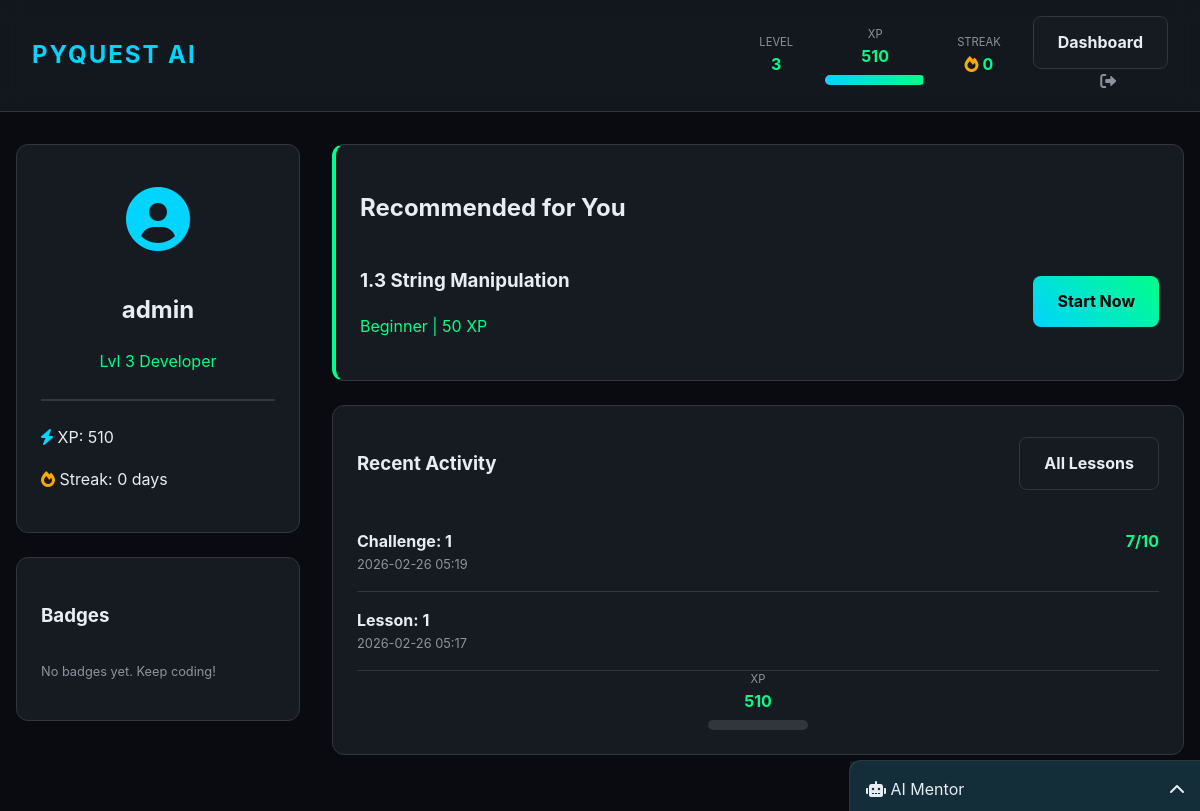
The app's page /dashboard (signed in) with its own data.
### models/user.py (models this page shows, shortened)
class User(UserMixin, db.Model):
    __tablename__ = 'users'
    id = db.Column(db.Integer, primary_key=True)
    username = db.Column(db.String(64), index=True, unique=True, nullable=False)
    email = db.Column(db.String(120), index=True, unique=True, nullable=False)
    password_hash = db.Column(db.String(256))
    xp = db.Column(db.Integer, default=0)
    level = db.Column(db.Integer, default=1)
    streak_days = db.Column(db.Integer, default=0)
    last_completed_at = db.Column(db.DateTime)
    created_at = db.Column(db.DateTime, default=datetime.utcnow)

### models/lesson.py (models this page shows, shortened)
class Lesson(db.Model):
    __tablename__ = 'lessons'
    id = db.Column(db.Integer, primary_key=True)
    title = db.Column(db.String(128), nullable=False)
    content = db.Column(db.Text, nullable=False)
    difficulty = db.Column(db.String(20), default='Beginner') # Beginner, Intermediate, Advanced
    order = db.Column(db.Integer) # For sequence
    xp_reward = db.Column(db.Integer, default=50)
    challenges = db.relationship('Challenge', backref='lesson', lazy='dynamic')

### models/progress.py (models this page shows, shortened)
class UserProgress(db.Model):
    __tablename__ = 'user_progress'
    id = db.Column(db.Integer, primary_key=True)
    user_id = db.Column(db.Integer, db.ForeignKey('users.id'), nullable=False)
    item_type = db.Column(db.String(20), nullable=False) # 'lesson' or 'challenge'
    item_id = db.Column(db.Integer, nullable=False)
    completed_at = db.Column(db.DateTime, default=datetime.utcnow)
    score = db.Column(db.Integer) # AI score 1-10
    attempts = db.Column(db.Integer, default=1)
    feedback = db.Column(db.Text)

### routes/auth_routes.py (the view)
@auth_bp.route('/dashboard')
@login_required
def dashboard():
    recommended_lesson = recommendation_service.get_recommendation(current_user)
    recent_activity = UserProgress.query.filter_by(user_id=current_user.id).order_by(UserProgress.completed_at.desc()).limit(5).all()
    user_badges = current_user.badges.all()
    return render_template('dashboard.html',
                           user=current_user,
                           recommended_lesson=recommended_lesson,
                           recent_activity=recent_activity,
                           user_badges=user_badges)

### models/user.py (called while the page is built)
@login.user_loader
def load_user(id):
    return User.query.get(int(id))

### templates/dashboard.html (shortened to what this page needs)
{% extends "base.html" %}
{% block content %}
<div style="display: grid; grid-template-columns: 1fr 3fr; gap: 2rem;">
    <aside>
        <div class="card" style="text-align: center;">
            <div style="font-size: 4rem; color: var(--neon-blue); margin-bottom: 1rem;">
                <i class="fas fa-user-circle"></i>
            </div>
            <h2>{{ user.username }}</h2>
            <p class="difficulty-beginner">Lvl {{ user.level }} Developer</p>
            <hr style="border: 0.5px solid var(--border); margin: 1.5rem 0;">
            <div style="text-align: left;">
                <p><i class="fas fa-bolt" style="color: var(--neon-blue);"></i> XP: {{ user.xp }}</p>
                <p><i class="fas fa-fire" style="color: var(--neon-orange);"></i> Streak: {{ user.streak_days }} days
                </p>
            </div>
        </div>
        <div class="card">
            <h3>Badges</h3>
            <div class="badge-grid" style="grid-template-columns: 1fr 1fr;">
                {% for ub in user_badges %}
                <div class="badge-item" title="{{ ub.badge.description }}">
                    <div class="badge-icon"><i class="{{ ub.badge.icon }}"></i></div>
                    <div style="font-size: 0.7rem;">{{ ub.badge.name }}</div>
                </div>
                {% else %}
                <p style="grid-column: span 2; font-size: 0.8rem; color: var(--text-muted);">No badges yet. Keep coding!
                </p>
                {% endfor %}
            </div>
        </div>
    </aside>
    <main>
        <div class="card" style="border-left: 4px solid var(--neon-green);">
            <h2>Recommended for You</h2>
            {% if recommended_lesson %}
            <div style="display: flex; justify-content: space-between; align-items: center;">
                <div>
                    <h3>{{ recommended_lesson.title }}</h3>
                    <p class="difficulty-{{ recommended_lesson.difficulty.lower() }}">{{ recommended_lesson.difficulty
                        }} | {{ recommended_lesson.xp_reward }} XP</p>
                </div>
                <a href="{{ url_for('lesson.lesson_detail', id=recommended_lesson.id) }}" class="btn btn-primary">Start
                    Now</a>
            </div>
            {% else %}
            <p>You've completed everything! Check back soon.</p>
            {% endif %}
        </div>
        <div class="card">
            <div style="display: flex; justify-content: space-between; align-items: center; margin-bottom: 1rem;">
                <h3>Recent Activity</h3>
                <a href="{{ url_for('lesson.list_lessons') }}" class="btn btn-secondary btn-sm">All Lessons</a>
            </div>
            {% for act in recent_activity %}
            <div
                style="display: flex; justify-content: space-between; padding: 1rem 0; border-bottom: 1px solid var(--border);">
                <div>
                    <strong>{{ act.item_type|capitalize }}: {{ act.item_id }}</strong>
                    <div style="font-size: 0.8rem; color: var(--text-muted);">{{ act.completed_at.strftime('%Y-%m-%d
                        %H:%M') }}</div>
                </div>
                {% if act.score %}
                <div class="stat-value">{{ act.score }}/10</div>
                {% endif %}
            </div>
            {% else %}
            <p style="color: var(--text-muted);">No activity recorded yet. Start your first lesson!</p>
            {% endfor %}
            <div class="stat-item">
                <span class="stat-label">XP</span>
                <span class="stat-value">{{ current_user.xp }}</span>
                {% set next_level_xp = (100 * (current_user.level ** 1.5)) | int %}
                <div class="xp-progress-container" style="width: 100px;">
                </div>
            </div>
        </div>
    </main>
</div>
{% endblock %}

### templates/base.html (shortened to what this page needs)
<!DOCTYPE html>
<html lang="en">
<head>
    <link rel="stylesheet" href="{{ url_for('static', filename='css/styles.css') }}">
    <link rel="stylesheet" href="https://cdnjs.cloudflare.com/ajax/libs/font-awesome/6.0.0/css/all.min.css">
</head>
<body>
    <nav class="navbar">
        <a href="{{ url_for('auth.index') }}" class="nav-logo">PyQuest AI</a>
        {% if current_user.is_authenticated %}
        <div class="nav-stats">
            <div class="stat-item">
                <span class="stat-label">Level</span>
                <span class="stat-value">{{ current_user.level }}</span>
            </div>
            <div class="stat-item">
                <span class="stat-label">XP</span>
                <span class="stat-value">{{ current_user.xp }}</span>
                {% set next_xp = (100 * (current_user.level ** 1.5)) | int %}
                <div class="xp-progress-container" style="width: 100px;">
                    <div class="xp-progress-bar" id="xpBar"
                        style="width: {{ (current_user.xp / next_xp * 100) | int if next_xp > 0 else 0 }}%;"></div>
                </div>
            </div>
            <div class="stat-item">
                <span class="stat-label">Streak</span>
                <span class="stat-value"><i class="fas fa-fire" style="color: var(--neon-orange);"></i> {{
                    current_user.streak_days }}</span>
            </div>
            <div class="stat-item">
                <a href="{{ url_for('auth.dashboard') }}" class="btn btn-secondary btn-sm">Dashboard</a>
                <a href="{{ url_for('auth.logout') }}" style="color: var(--text-muted); margin-left:1rem;"><i
                        class="fas fa-sign-out-alt"></i></a>
            </div>
        </div>
        {% else %}
        <div>
            <a href="{{ url_for('auth.login') }}" class="btn btn-secondary">Login</a>
            <a href="{{ url_for('auth.register') }}" class="btn btn-primary" style="margin-left: 1rem;">Start Quest</a>
        </div>
        {% endif %}
    </nav>
    <div class="container">
        {% block content %}{% endblock %}
    </div>
    {% if current_user.is_authenticated %}
    <div class="mentor-panel" id="mentorPanel">
        <div class="mentor-header" onclick="toggleMentor()">
            <span><i class="fas fa-robot"></i> AI Mentor</span>
            <i class="fas fa-chevron-up" id="mentorChevron"></i>
        </div>
    </div>
    {% endif %}
</body>
</html>

### static/css/styles.css (style rules this page uses)
:root { --bg-dark: #0a0b10; --bg-card: #161b22; --neon-green: #00ff88; --neon-orange: #ffaa00; --neon-red: #ff4d4d; --neon-blue: #00d4ff; --text-main: #e6edf3; --text-muted: #8b949e; --border: #30363d; }
body { background-color: var(--bg-dark); color: var(--text-main); font-family: 'Inter', -apple-system, BlinkMacSystemFont, "Segoe UI", Roboto, sans-serif; margin: 0; padding: 0; line-height: 1.6; }
.navbar { background: rgba(22, 27, 34, 0.8); backdrop-filter: blur(10px); border-bottom: 1px solid var(--border); padding: 1rem 2rem; display: flex; justify-content: space-between; align-items: center; position: sticky; top: 0; z-index: 1000; }
.nav-logo { font-size: 1.5rem; font-weight: bold; color: var(--neon-blue); text-decoration: none; text-transform: uppercase; letter-spacing: 2px; }
.nav-stats { display: flex; gap: 2rem; align-items: center; }
.stat-item { display: flex; flex-direction: column; align-items: center; }
.stat-value { font-weight: bold; color: var(--neon-green); }
.stat-label { font-size: 0.7rem; color: var(--text-muted); text-transform: uppercase; }
.container { max-width: 1200px; margin: 2rem auto; padding: 0 1rem; }
.card { background: var(--bg-card); border: 1px solid var(--border); border-radius: 12px; padding: 1.5rem; margin-bottom: 1.5rem; transition: transform 0.2s, box-shadow 0.2s; }
.btn { padding: 0.8rem 1.5rem; border-radius: 8px; border: none; cursor: pointer; font-weight: bold; text-decoration: none; display: inline-block; transition: opacity 0.2s; }
.btn-primary { background: linear-gradient(45deg, #00d4ff, #00ff88); color: #000; }
.btn-secondary { background: var(--bg-card); color: var(--text-main); border: 1px solid var(--border); }
.xp-progress-container { width: 100%; height: 10px; background: #30363d; border-radius: 5px; margin-top: 5px; overflow: hidden; }
.xp-progress-bar { height: 100%; background: linear-gradient(90deg, var(--neon-blue), var(--neon-green)); width: 0%; transition: width 0.5s ease-out; }
.difficulty-beginner { color: var(--neon-green); }
.mentor-panel { position: fixed; right: 0; bottom: 0; width: 350px; height: 500px; background: var(--bg-card); border-left: 1px solid var(--border); border-top: 1px solid var(--border); border-top-left-radius: 12px; display: flex; flex-direction: column; z-index: 1001; transform: translateY(450px); transition: transform 0.3s cubic-bezier(0.4, 0, 0.2, 1); }
.mentor-header { padding: 1rem; background: rgba(0, 212, 255, 0.1); border-bottom: 1px solid var(--border); cursor: pointer; display: flex; justify-content: space-between; align-items: center; }
.badge-grid { display: grid; grid-template-columns: repeat(auto-fill, minmax(120px, 1fr)); gap: 1rem; }

### records on screen
User: level "3", xp "510", streak_days "0", username "admin"
Lesson: title "1.3 String Manipulation", difficulty "Beginner", xp_reward "50"
UserProgress: item_type "Challenge", item_id "1", completed_at "2026-02-26 05:19", score "7"
UserProgress: item_type "Lesson", item_id "1", completed_at "2026-02-26 05:17"
